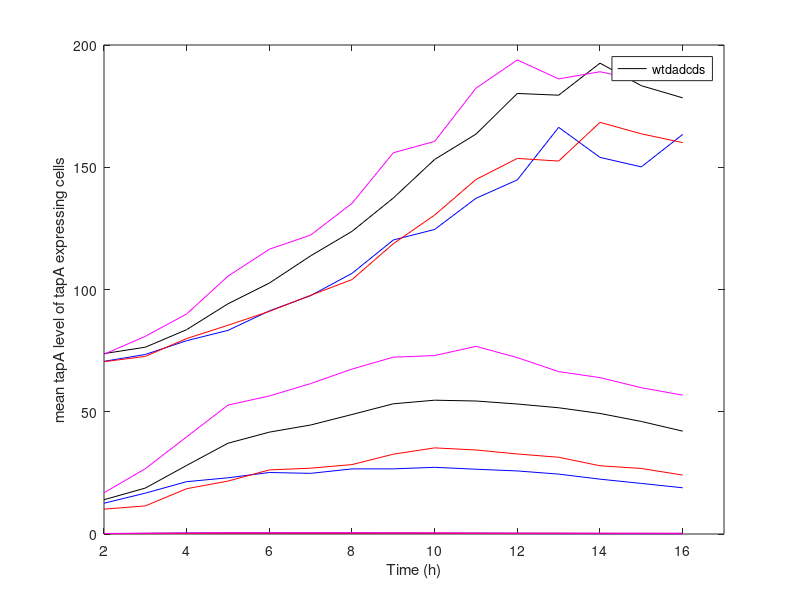

Source code (MATLAB):
load("full_da.frac_vs_mean.mat");
dat=time;
datap=mean;
dafrac=frac;
dalevel=mean_active;

load("full_ds.frac_vs_mean.mat");
dst=time;
dstap=mean;
dsfrac=frac;
dslevel=mean_active;

load("gr_change_n100.frac_vs_mean.mat");
wtt=time;
wttap=mean;
wtfrac=frac;
wtlevel=mean_active;

load("full_dc.frac_vs_mean.mat");
dct=time;
dctap=mean;
dcfrac=frac;
dclevel=mean_active;


plot(wtt,wttap,'k-');hold on;
plot(dat,datap,'b-');hold on;
plot(dct,dctap,'r-');hold on;
plot(dst,dstap,'m-');hold on;

xlim([2 17]);
legend(["wt","da","dc","ds"])
xlabel("Time (h)")
ylabel("mean tapA level of all cells")
%%
plot(wtt,wtfrac,'k-');hold on;
plot(dat,dafrac,'b-');hold on;
plot(dct,dcfrac,'r-');hold on;
plot(dst,dsfrac,'m-');hold on;

xlim([2 17]);
xlabel("Time (h)")
ylabel("fraction of tapA expressing cells")
legend(["wt","da","dc","ds"])
%%
plot(wtt,wtlevel,'k-');hold on;
plot(dat,dalevel,'b-');hold on;
plot(dct,dclevel,'r-');hold on;
plot(dst,dslevel,'m-');hold on;
xlabel("Time (h)")
ylabel("mean tapA level of tapA expressing cells")
xlim([2 17]);
legend(["wt","da","dc","ds"])